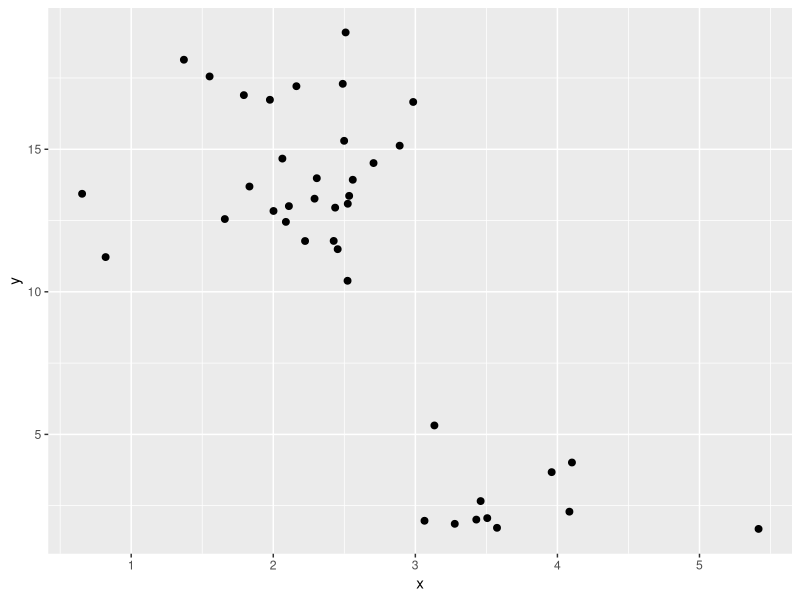
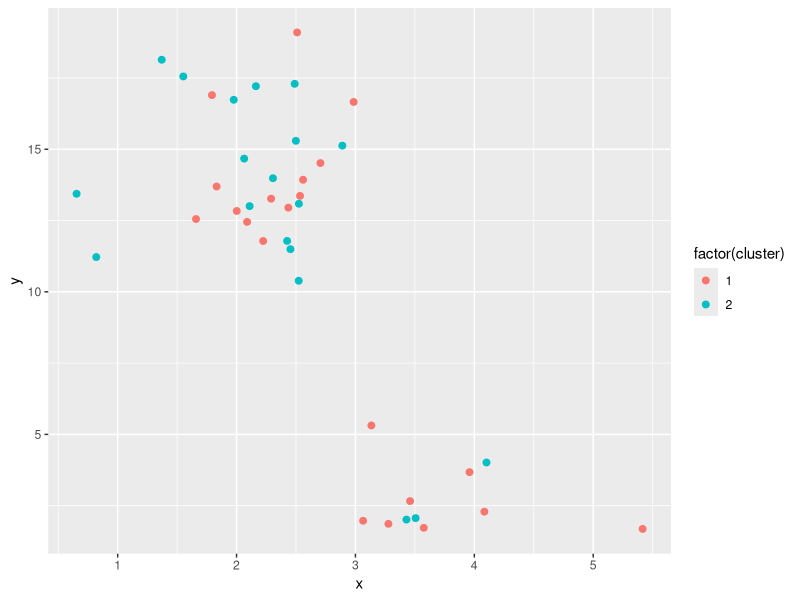

The R script that drew these images, in order:
# Data
set.seed(1234)
x = rnorm(40, mean = 3, sd = 1)
y = rnorm(40, mean = 4, sd = 2)
y[x < 3] = y[x < 3] + 10
X <- cbind(x, y)
df <- as.data.frame(X)
library(ggplot2)
ggplot(df) + geom_point(mapping = aes(x = x, y = y), size = 2)

# Help functions
calcDistance <- function(x, center) {
  # @param x: sample
  # @param center: center of cluster
  if (length(x) != length(center)) stop('x and center should have same length.')
  
  x      <- matrix(x, nrow = 1)
  center <- matrix(center, nrow = 1)
  return( (x - center) %*% t((x - center)) )
}

assignCluster <- function(x, Center) {
  # @param x: sample
  # @param Center: with shape k x p
  dist <- rep(0, nrow(Center))
  for (i in 1:nrow(Center)) {
    dist[i] <- calcDistance(x, Center[i, ])
  }
  return( which.min(dist) )
}

calcCenter <- function(X, cluster) {
  # @param X: data matrix
  # @param cluster: vector of cluster assignment
  Center <- matrix(0, nrow = length(unique(cluster)), ncol = ncol(X))
  for (i in unique(cluster)) {
    Center[i, ] <- colMeans(X[which(cluster == i), ])
  }
  return(Center)
}

# Main functions
myKmeans <- function(X, k = 2) {
  # @param X: data matrix with shape n x p 
  # @param k: number of clusters
  
  Center <- matrix(0, nrow = k, ncol = ncol(X))
  clusterAssignMat <- matrix(0, nrow = nrow(X), ncol = 1)
  prevCluster <- clusterAssignMat
  
  currentCluster <- sample(1:k, size = nrow(X), replace = TRUE)
  
  while(!identical(prevCluster, currentCluster)) {
    clusterAssignMat <- cbind(clusterAssignMat, currentCluster)
    prevCluster <- currentCluster
    # check again if cluster unchanged
    if (identical(prevCluster, currentCluster)) {
      break
    }
    Center <- calcCenter(X, currentCluster)
    currentCluster <- apply(X, 1, assignCluster, Center = Center)
  }
  return(list(cluster = currentCluster, Center = Center, cluster_iter = clusterAssignMat))
}

# Demo
kmeansResult <- myKmeans(X, k = 2)
df$cluster <- kmeansResult$cluster
ggplot(df) + geom_point(mapping = aes(x = x, y = y, color = factor(cluster)), size = 2)
